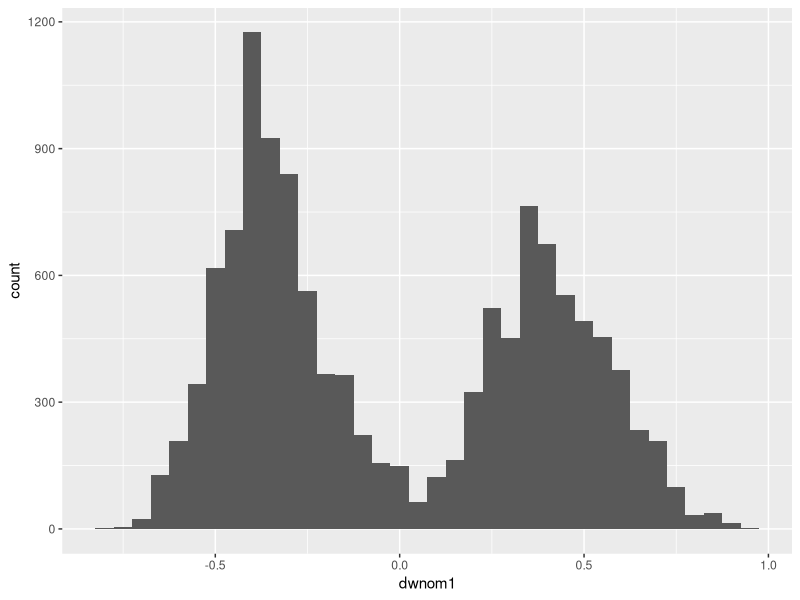
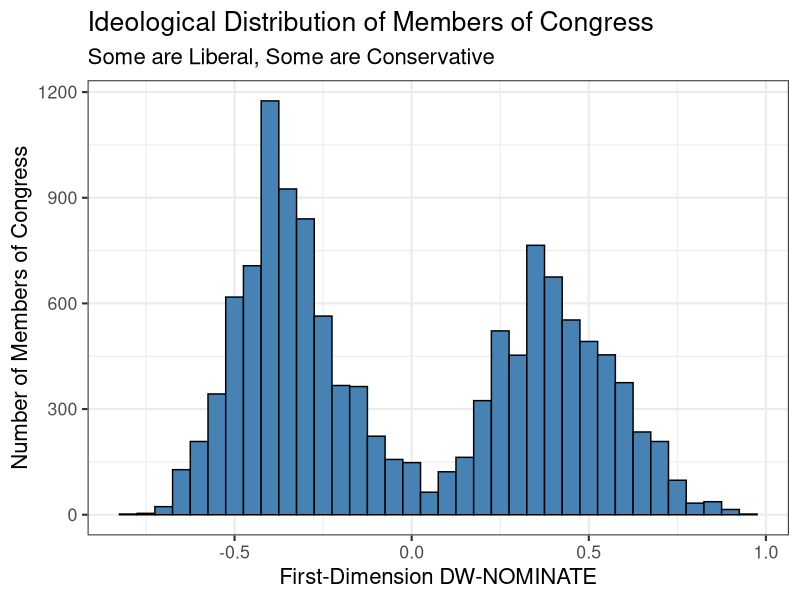
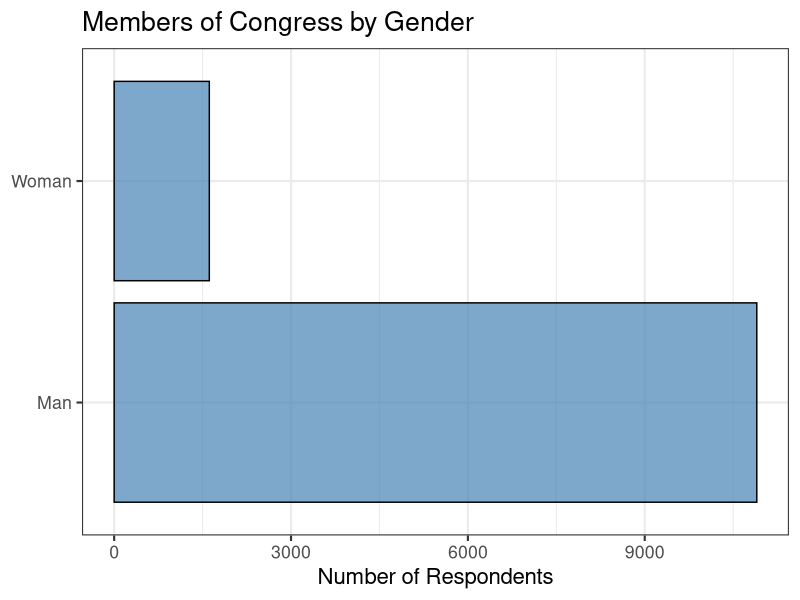
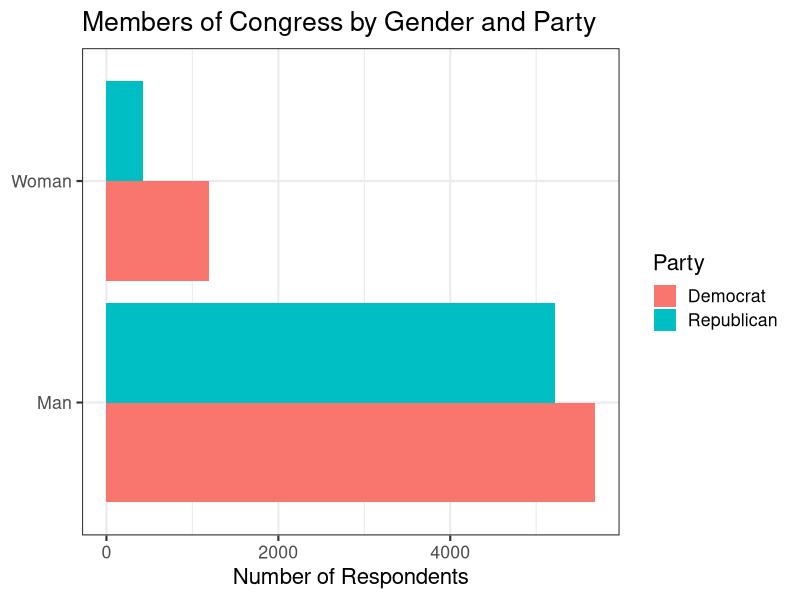
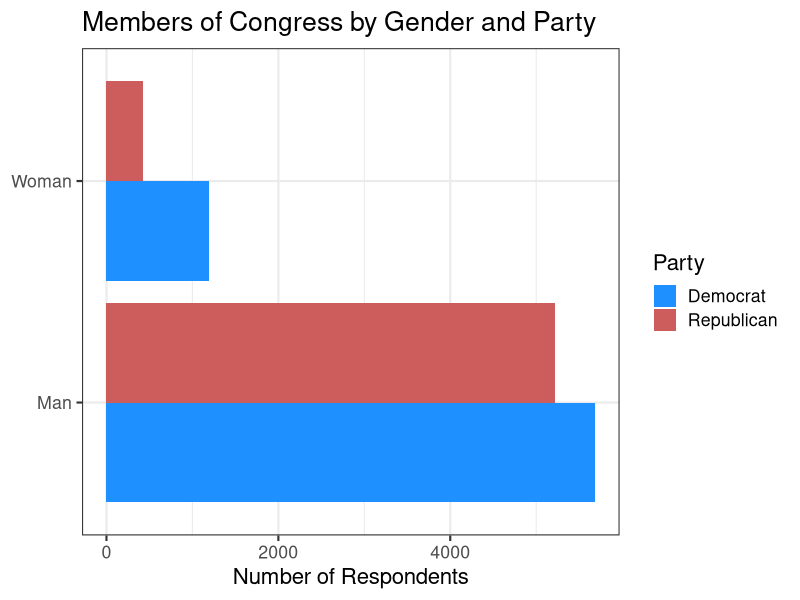
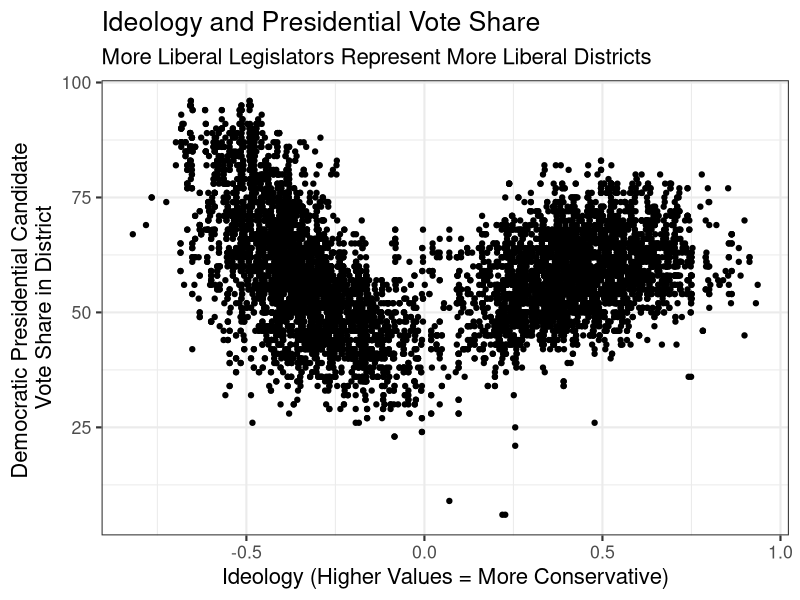
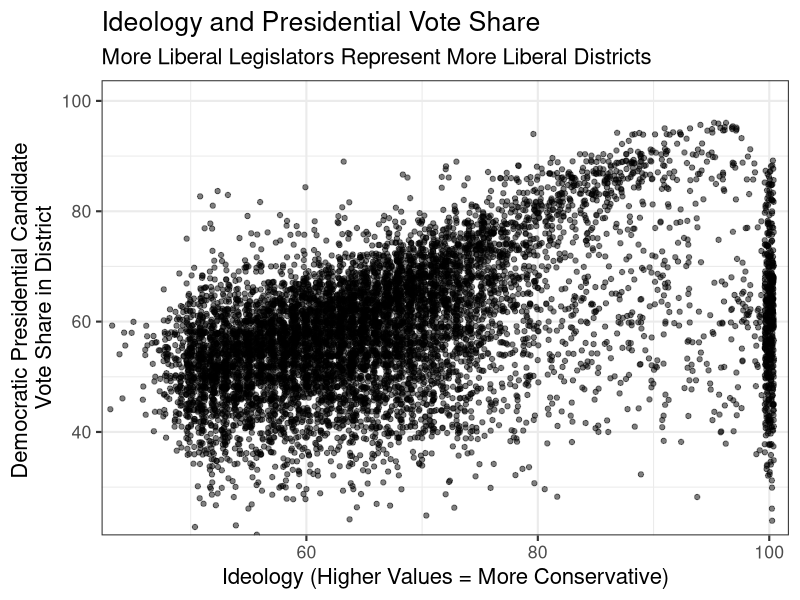
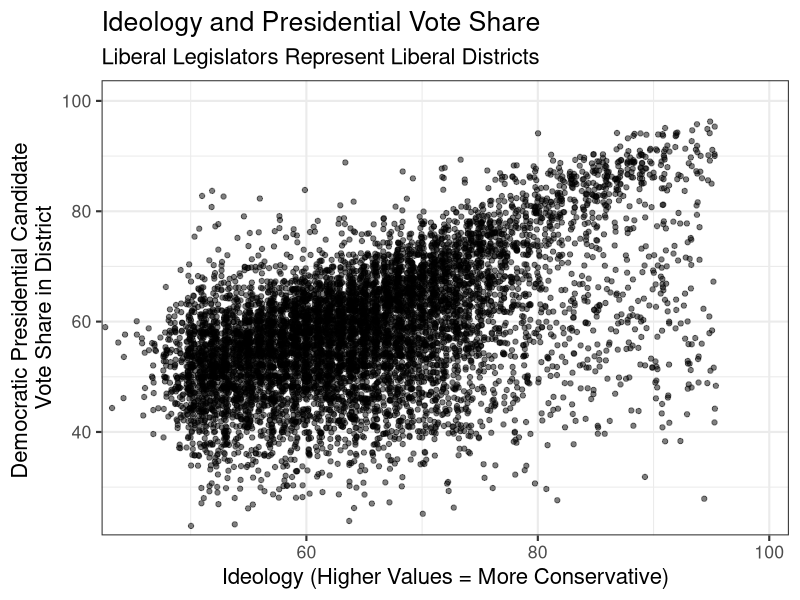

Here is the R script that generated these plots, in order:
## ---- chunk 1
#| echo: false
#| message: false
library("tidyverse")

## Only output five tibble rows by default
options(tibble.print_min = 5,
        tibble.max_extra_cols = 3)


#| echo: false
options(width = 42)
library(tidyverse)
## ---- chunk 2
#| echo: FALSE
congress_data <- read_csv("congress_data.csv")

congress_data <- congress_data %>%
mutate(age = year - born,
gender = ifelse(female == 1, "Woman", "Man"),
party = ifelse(democrat == 1, "Democrat", "Republican"),
race = case_when(
latino == 1 ~ "Latino",
black == 1 ~ "Black",
aapi == 1 ~ "Asian",
TRUE ~ "White"
)) # fix this to include asian

untidy_election_data <- read_csv("untidy_election_data.csv")

long_data <- untidy_election_data %>%
select(!name) %>%
pivot_longer(cols = starts_with(c("presidentialvoteshare", "contributions")))

long_data <- separate(long_data,
col = "name",
into = c("var", "year"))

clean_election_data <- pivot_wider(long_data,
names_from = "var",
values_from = "value")
clean_election_data$year <- as.numeric(clean_election_data$year)
clean_election_data <- clean_election_data %>%
mutate(year = year + 1) %>%
rename(icpsr = ICPSR2)

congress_data <- left_join(congress_data, clean_election_data, by = c("icpsr", "year"))
congress_data <- congress_data %>%
mutate(presidentialvoteshare = ifelse(democrat==1, presidentialvoteshare, 100-presidentialvoteshare))
## ---- chunk 3
mean(congress_data$dwnom1, na.rm=TRUE)

sd(congress_data$dwnom1, na.rm=TRUE)

## ---- chunk 4
ggplot(congress_data, aes (x = dwnom1)) +
  geom_histogram(binwidth = 0.05)
## ---- chunk 5
#| echo: false

# Set default theme for plots
theme_set(theme_bw(base_size = 16))
## ---- chunk 6
#| output-location: column
#| fig-width: 6.5
#| fig-height: 4.5
ggplot(congress_data, aes (x = dwnom1)) +
  geom_histogram(color = "black",
                 fill = "steelblue",
                 binwidth = 0.05) + # changes the number of bins
  labs(x = "First-Dimension DW-NOMINATE",
       y = "Number of Members of Congress",
       title = "Ideological Distribution of Members of Congress",
       subtitle = "Some are Liberal, Some are Conservative")
## ---- chunk 7
#| output-location: column
#| fig-width: 6.5
#| fig-height: 4.5
ggplot(congress_data, aes (y = gender)) +
  geom_bar(color = "black",
           fill = "steelblue",
           alpha = 0.7)+
  labs(x = "Number of Respondents",
       y = NULL,
       title = "Members of Congress by Gender")
## ---- chunk 8
#| output-location: column
#| fig-width: 6.5
#| fig-height: 4.5
ggplot(congress_data, aes(y = gender)) +
  geom_bar(aes(fill = party), position = "dodge") +
  labs(x = "Number of Respondents",
       y = NULL,
       fill = "Party",
       title = "Members of Congress by Gender and Party")
## ---- chunk 9
#| output-location: column
#| fig-width: 6.5
#| fig-height: 4.5
ggplot(congress_data, aes(y = gender)) +
  geom_bar(aes(fill = party), position = "dodge") +
  scale_fill_manual(values = c("Democrat" = "dodgerblue", "Republican" = "indianred")) +
  labs(x = "Number of Respondents",
       y = NULL,
       fill = "Party",
       title = "Members of Congress by Gender and Party")
## ---- chunk 10
#| output-location: column
#| fig-width: 6.5
#| fig-height: 4.5
ggplot(congress_data,
       aes(x = dwnom1, y = presidentialvoteshare)) +
  geom_point() + # increases transparency
  labs( title = "Ideology and Presidential Vote Share",
        subtitle = "More Liberal Legislators Represent More Liberal Districts",
        x = "Ideology (Higher Values = More Conservative)",
        y = "Democratic Presidential Candidate \nVote Share in District"
# the \n tells ggplot to include a linebreak
)
## ---- chunk 11
#| output-location: column
#| fig-width: 6.5
#| fig-height: 4.5
ggplot(congress_data,
       aes(x = vote_share, y = presidentialvoteshare)) +
  geom_point(position = "jitter",
alpha = 0.5) + # increases transparency
  labs( title = "Ideology and Presidential Vote Share",
        subtitle = "More Liberal Legislators Represent More Liberal Districts",
        x = "Ideology (Higher Values = More Conservative)",
        y = "Democratic Presidential Candidate \nVote Share in District"
# the \n tells ggplot to include a linebreak
)+
  coord_cartesian(ylim = c(25, 100), xlim = c(45, 99))
## ---- chunk 12
#| output-location: column
#| fig-width: 6.5
#| fig-height: 4.5

congress_data %>%
  filter(vote_share<=95) %>%
ggplot(aes(x = vote_share, y = presidentialvoteshare)) +
  geom_point(position = "jitter",
alpha = 0.5) + # increases transparency
  labs( title = "Ideology and Presidential Vote Share",
        subtitle = "Liberal Legislators Represent Liberal Districts",
        x = "Ideology (Higher Values = More Conservative)",
        y = "Democratic Presidential Candidate \nVote Share in District"
# the \n tells ggplot to include a linebreak
)+
  coord_cartesian(ylim = c(25, 100), xlim = c(45, 99))
## ---- chunk 13
#| output-location: column
#| fig-width: 6.5
#| fig-height: 4.5

congress_data %>%
  filter(vote_share<=95 & year %in% c(1981, 1985, 1989, 1993, 
                                      1996, 2001, 2005, 2009, 
                                      2013, 2017, 2021)) %>%
  mutate(election_year = year-1) %>%
ggplot(aes(x = vote_share, y = presidentialvoteshare)) +
  geom_point(position = "jitter",
alpha = 0.5) + # increases transparency
  labs( title = "Ideology and Presidential Vote Share",
        subtitle = "Elections Have Become More Correlated",
        x = "Ideology (Higher Values = More Conservative)",
        y = "Democratic Presidential Candidate \nVote Share in District"
# the \n tells ggplot to include a linebreak
)+
  facet_wrap(~ election_year,
ncol = 5)+
  coord_cartesian(ylim = c(25, 100), xlim = c(45, 99))
## ---- chunk 14
nationalization_plot <- congress_data %>%
  filter(vote_share<=95 & year %in% c(1981, 1985, 1989, 1993, 
                                      1996, 2001, 2005, 2009, 
                                      2013, 2017, 2021)) %>%
  mutate(election_year = year-1) %>%
ggplot(aes(x = vote_share, y = presidentialvoteshare)) +
  geom_point(alpha = 0.5) + # increases transparency
  labs( title = "Ideology and Presidential Vote Share",
        subtitle = "Elections Have Become More Correlated",
        x = "Ideology (Higher Values = More Conservative)",
        y = "Democratic Presidential Candidate \nVote Share in District"
# the \n tells ggplot to include a linebreak
)+
  facet_wrap(~ election_year,
ncol = 3)+
  coord_cartesian(ylim = c(25, 100), xlim = c(45, 99))
## ---- chunk 15
#| echo: FALSE
nationalization_plot
